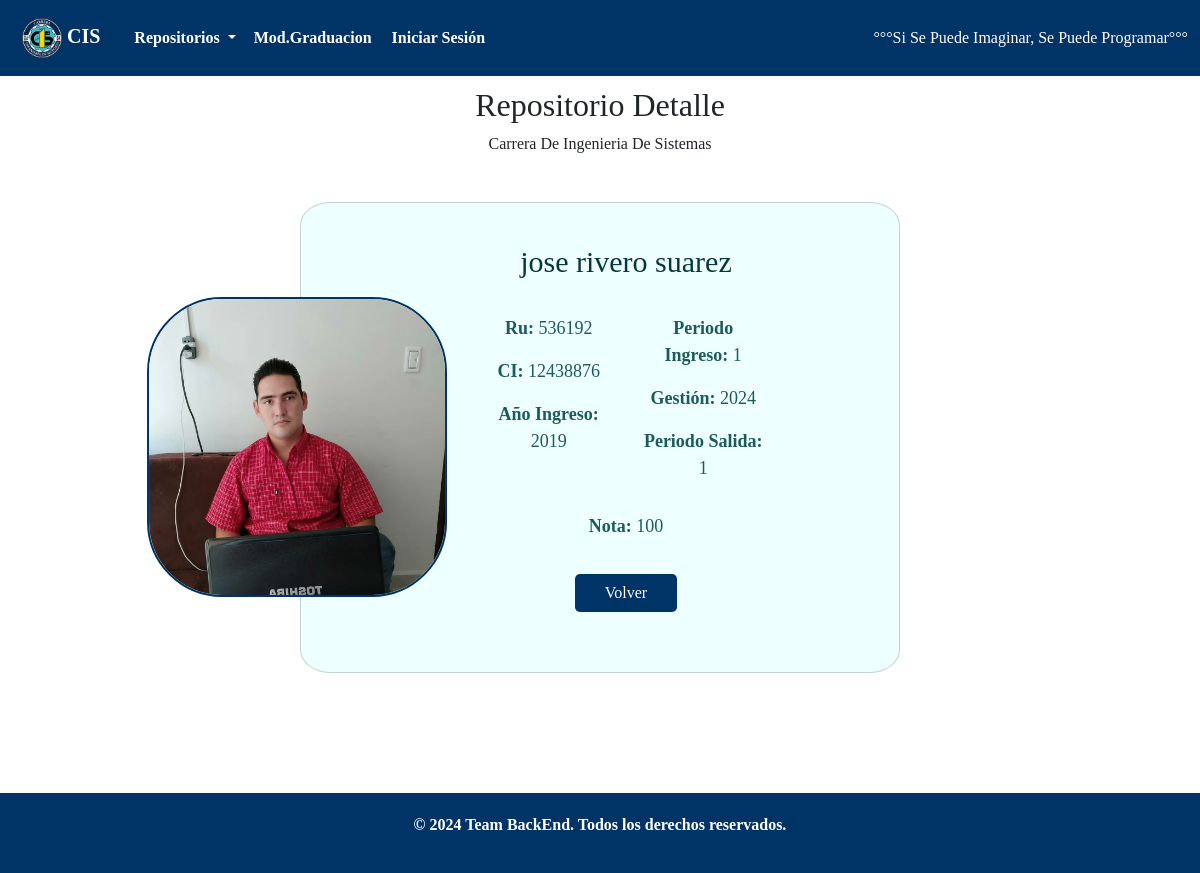
Page /titulados/titulado_detalle/1/ on the committed database.
### RepositorioTesisTitulados/models.py (models this page shows, shortened)
class Estudiante(models.Model):
    ru = models.CharField(max_length=50)
    ci = models.CharField(max_length=50)
    nombre = models.CharField(max_length=100)
    apellido = models.CharField(max_length=100)
    anio_ingreso = models.PositiveIntegerField()
    periodo_ingreso = models.CharField(max_length=50)
    gestion = models.CharField(max_length=50)
    periodo_salida = models.CharField(max_length=50)
    nota = models.PositiveIntegerField()

### RepositorioTesisTitulados/views.py (the view)
# urls.py: path('titulados/titulado_detalle/<int:pk>/', r.titulado_detalle, name='titulado_detalle'),
def titulado_detalle(request, pk):
    estudiante = get_object_or_404(Estudiante, pk=pk)
    return render(request, 'titulado_detalle.html', {'estudiante': estudiante})

### RepositorioTesisTitulados/templates/titulado_detalle.html (shortened to what this page needs)
{% extends "base.html" %}
{% load static %}
{% block content %}
<head>
<link rel="stylesheet" type="text/css" href="{% static "css/style_detalle.css" %}">
</head>
<body>
    <h2>Repositorio Detalle</h2>
    <h6>Carrera De Ingenieria De Sistemas</h6>
    <div class="container mt-5">
        <div class="card narrow-card">
            <div class="row no-gutters">
                <div class="col-md-3 col-lg-3 centered-img">
                <img src="{% static "image/yo.jpg" %}" class="card-img imgD" alt="Foto_De_Perfil">
                </div>
                <div class="col-md-7 col-lg-7 descriptionD">
                    <div class="card-body">
                        <h3>{{ estudiante.nombre }} {{ estudiante.apellido }}</h3>
                        <div class="details">
                        <div class="column-01">
                            <p><strong>Ru:</strong> {{ estudiante.ru }}</p>
                            <p><strong>CI:</strong> {{ estudiante.ci }}</p>
                            <p><strong>Año Ingreso:</strong> {{ estudiante.anio_ingreso }}</p>
                        </div>
                        <div class="column-02">
                        <p><strong>Periodo Ingreso:</strong> {{ estudiante.periodo_ingreso }}</p>
                        <p><strong>Gestión:</strong> {{ estudiante.gestion }}</p>
                        <p><strong>Periodo Salida:</strong> {{ estudiante.periodo_salida }}</p>
                        </div>
                    </div>
        <p><strong>Nota:</strong> {{ estudiante.nota }}</p>
        <div class="contactD">
            <form action="{% url 'titulados' %}">
                <button type="submit">Volver</button>
            </form>
        </div>
                    </div>
                </div>
            </div>
        </div>
    </div>
</body>
{% endblock %}

### Usuarios/static/css/style_detalle.css (style rules this page uses)
* { margin: 0; padding: 0; box-sizing: border-box; font-family: 'Baloo 2', cursive; }
h2, h6 { text-align: center; margin-top: 10px; margin-bottom: 10px; }
.container { margin-top: 20px; }
.imgD { border-radius: 25%; width: 300px; height: 300px; margin-top: 20px; border: 2px solid #003366; }
.centered-img { display: flex; justify-content: center; align-items: center; transform: translateX(-45%); }
.narrow-card { max-width: 600px; margin: 0 auto; border-radius: 5%; background-color: #efff; }
.descriptionD { padding: 25px; text-align: center; }
.descriptionD h3 { color: #05383a; margin-bottom: 25px; font-size: 30px; }
.descriptionD p { margin-top: 10px; font-size: 18px; color: #1c5a5c; }
.details { display: flex; justify-content: space-between; text-align: left; margin-bottom: 15px; }
.details .column-01, .details .column-02 { width: 45%; text-align: center; }
.contactD { width: 100%; height: 75px; display: flex; align-items: center; justify-content: center; }
.contactD button { text-decoration: none; color: #ffffff; background: #003366; padding: 7px 30px; border-radius: 5px; border: none; cursor: pointer; transition: .3s; }

### rows in the picture
Estudiante: nombre "jose", apellido "rivero suarez", ru "536192", ci "12438876", anio_ingreso "2019", periodo_ingreso "1", gestion "2024", periodo_salida "1", nota "100"
